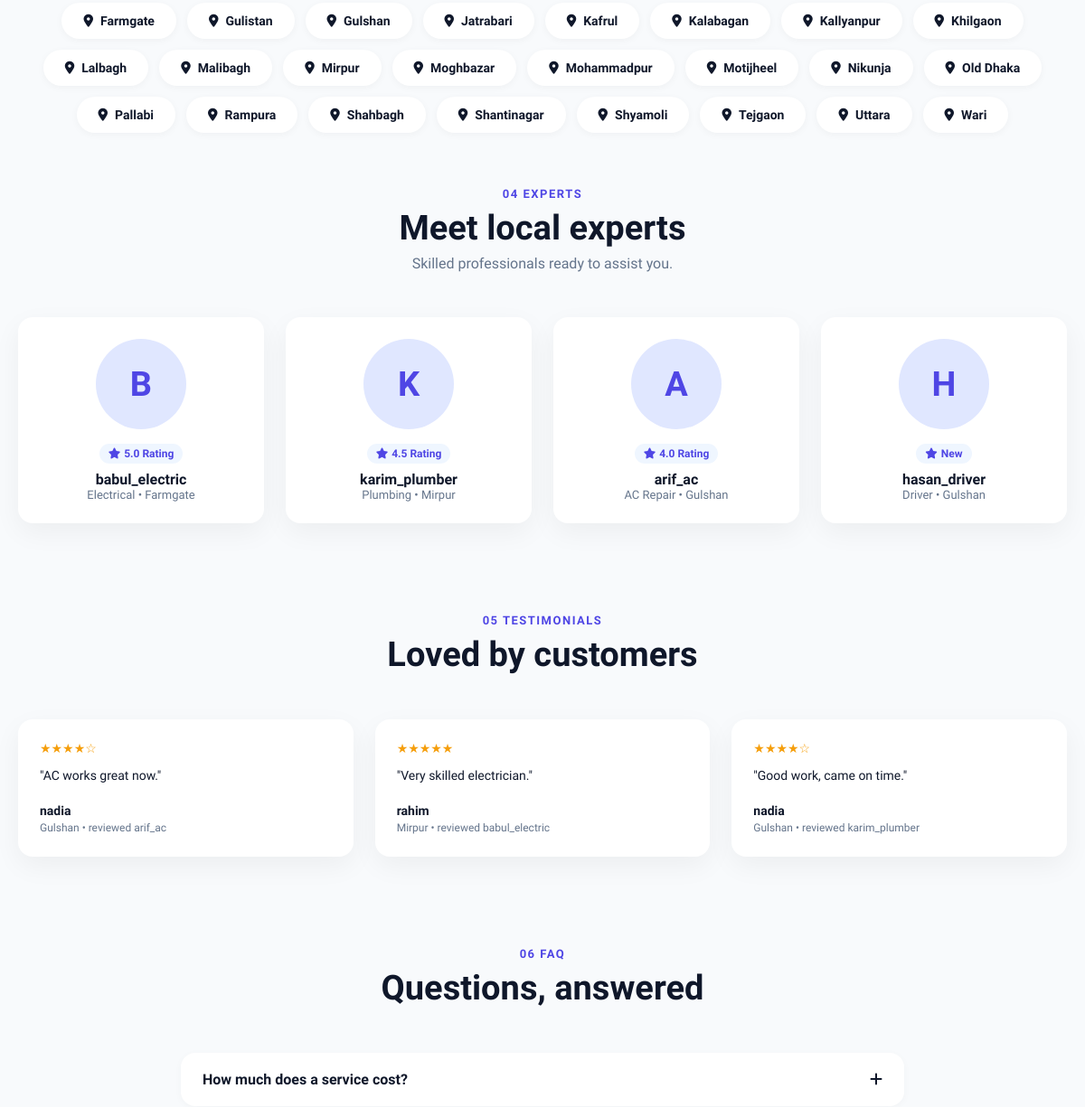
Before: / (middle part) with the older database file.
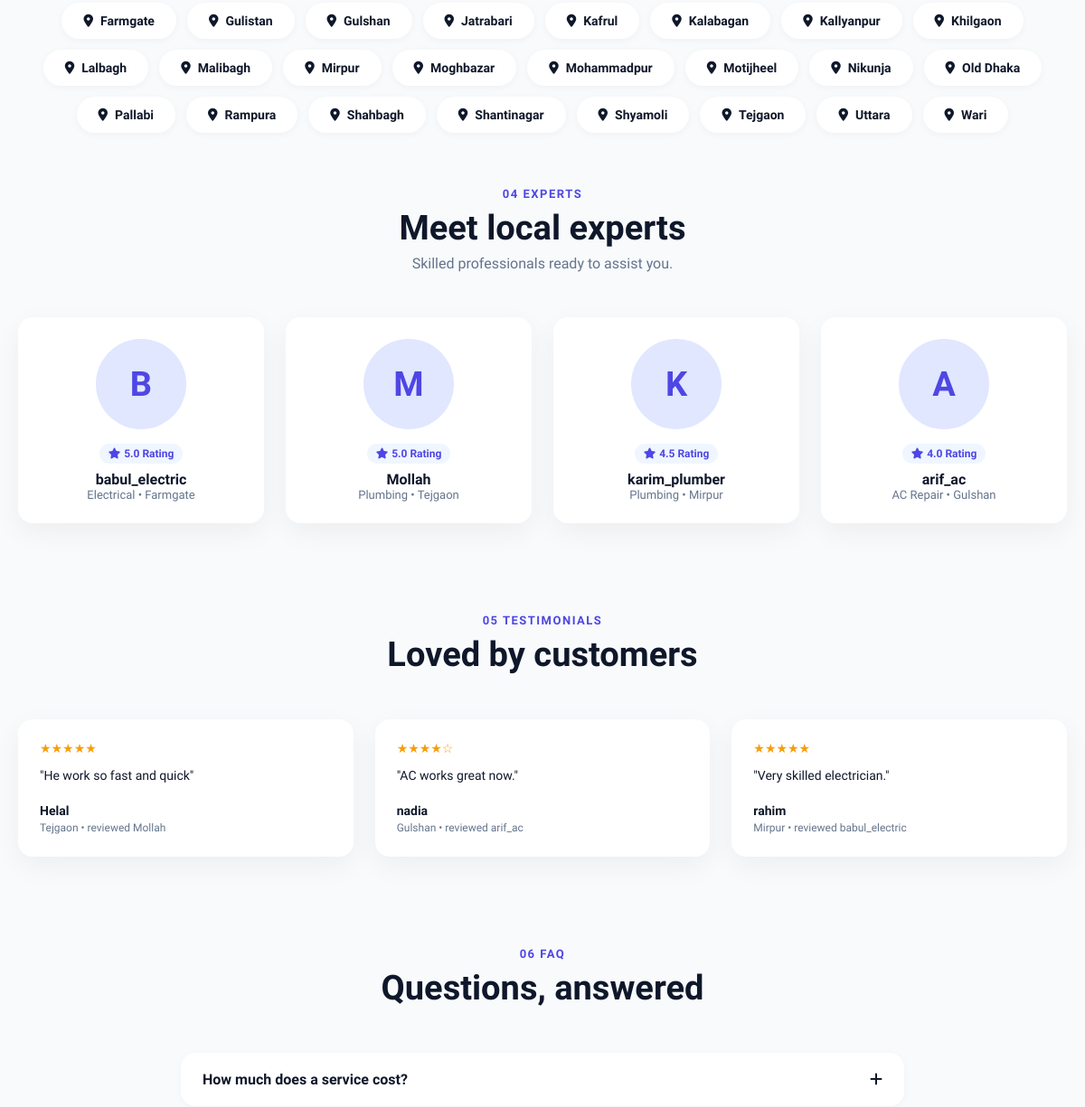
After: the same page with the newer database file.
### acc/models.py (models this page shows, shortened)
class Location(models.Model):
    name = models.CharField(max_length=100, unique=True)
    class Meta:
        ordering = ['name']

class Serviceman(models.Model):
    username = models.CharField(max_length=100, unique=True)
    email = models.EmailField(max_length=100, unique=True)
    password = models.CharField(max_length=128)          # stored hashed
    phone = models.CharField(max_length=15, validators=[phone_validator])
    service = models.ForeignKey(
        Service, on_delete=models.PROTECT, related_name='servicemen'
    )
    location = models.ForeignKey(
        Location, on_delete=models.PROTECT, related_name='servicemen'
    )
    address = models.CharField(max_length=255)
    experience = models.PositiveIntegerField(default=0)   # years
    bio = models.TextField(blank=True)

class Service(models.Model):
    name = models.CharField(max_length=100, unique=True)
    description = models.TextField(blank=True)
    icon = models.CharField(max_length=50, default='screwdriver-wrench')
    image_url = models.URLField(blank=True)
    class Meta:
        ordering = ['name']

class User(models.Model):
    username = models.CharField(max_length=100, unique=True)
    email = models.EmailField(max_length=100, unique=True)
    password = models.CharField(max_length=128)          # stored hashed
    phone = models.CharField(max_length=15, validators=[phone_validator])
    location = models.ForeignKey(
        Location, on_delete=models.PROTECT, related_name='customers'
    )
    address = models.CharField(max_length=255)

### reviews/models.py (models this page shows, shortened)
class Review(models.Model):
    RATING_CHOICES = [
        (5, '5 - Excellent'),
        (4, '4 - Good'),
        (3, '3 - Okay'),
        (2, '2 - Poor'),
        (1, '1 - Terrible'),
    ]
    booking = models.OneToOneField(
        'acc.Booking', on_delete=models.CASCADE, related_name='review'
    )
    customer = models.ForeignKey(
        'acc.User', on_delete=models.CASCADE, related_name='reviews'
    )
    serviceman = models.ForeignKey(
        'acc.Serviceman', on_delete=models.CASCADE, related_name='reviews'
    )
    rating = models.PositiveSmallIntegerField(
        choices=RATING_CHOICES,
        validators=[MinValueValidator(1), MaxValueValidator(5)]
    )
    comment = models.TextField(blank=True)
    created_at = models.DateTimeField(auto_now_add=True)
    class Meta:
        ordering = ['-created_at']
    def stars(self):
        return '★' * self.rating + '☆' * (5 - self.rating)

### Servicify/views.py (the view)
# urls.py: path('', views.home, name='home'),
def home(request):
    customer = User.objects.filter(
        id=request.session.get('customer_id')
    ).first()
    top_providers = Serviceman.objects.select_related(
        'service', 'location'
    ).annotate(
        avg_rating=Avg('reviews__rating'),
        review_count=Count('reviews'),
    ).order_by('-avg_rating', '-review_count')[:4]
    return render(request, 'Home.html', {
        'services': Service.objects.all(),
        'popular_services': Service.objects.exclude(image_url='')[:5],
        'locations': Location.objects.all(),
        'top_providers': top_providers,
        'latest_reviews': Review.objects.select_related(
            'customer', 'customer__location'
        )[:3],
        'my_location_id': customer.location_id if customer else None,
    })

### templates/Home.html (shortened to what this page needs)
<!DOCTYPE html>
<html lang="en">
<head>
    <link rel="stylesheet" href="https://cdnjs.cloudflare.com/ajax/libs/font-awesome/6.4.0/css/all.min.css">
</head>
<body>
    <div class="container">
        <div class="categories-pills" style="margin-top: 0;">
            {% for l in locations %}
                <a href="{% url 'provider_list' %}?location={{ l.id }}" class="pill"><i class="fa-solid fa-location-dot"></i> {{ l.name }}</a>
            {% endfor %}
        </div>
        <div class="section-header">
            <span class="section-subtitle">04 EXPERTS</span>
            <h2 class="section-title">Meet local experts</h2>
            <p style="color: var(--muted-text); margin-top: 8px;">Skilled professionals ready to assist you.</p>
        </div>
        <div class="experts-grid">
            {% for p in top_providers %}
                <a href="{% url 'provider_profile' p.id %}" class="expert-card">
                    <div class="expert-avatar initial">{{ p.username|first|upper }}</div>
                    <div class="expert-rating">
                        <i class="fa-solid fa-star"></i>
                        {% if p.avg_rating %}{{ p.avg_rating|floatformat:1 }} Rating{% else %}New{% endif %}
                    </div>
                    <h3>{{ p.username }}</h3>
                    <p>{{ p.service.name }} • {{ p.location.name }}</p>
                </a>
            {% empty %}
                <p style="grid-column: 1 / -1; text-align: center; color: var(--muted-text);">
                    No providers yet. <a href="{% url 'serviceman_signup' %}">Become the first one!</a>
                </p>
            {% endfor %}
        </div>
        {% if latest_reviews %}
        <div class="section-header" style="margin-top: 100px;">
            <span class="section-subtitle">05 TESTIMONIALS</span>
            <h2 class="section-title">Loved by customers</h2>
        </div>
        <div class="testimonials-grid">
            {% for r in latest_reviews %}
            <div class="testimonial-card">
                <div class="stars">{{ r.stars }}</div>
                <p>"{% if r.comment %}{{ r.comment }}{% else %}Great service!{% endif %}"</p>
                <div class="user-info">
                    <div>
                        <h5>{{ r.customer.username }}</h5>
                        <span>{{ r.customer.location.name }} • reviewed {{ r.serviceman.username }}</span>
                    </div>
                </div>
            </div>
            {% endfor %}
        </div>
        {% endif %}
        <div class="section-header" style="margin-top: 100px;">
            <span class="section-subtitle">06 FAQ</span>
            <h2 class="section-title">Questions, answered</h2>
        </div>
        <div class="faq-list">
            <div class="faq-item">
                <span>How much does a service cost?</span>
                <i class="fa-solid fa-plus"></i>
            </div>
        </div>
    </div>
</body>
</html>

Changed rows visible on the page:
no longer on this page (row unchanged): Serviceman: username|first "H", shows "New", username "hasan_driver", service.name "Driver", location.name "Gulshan"
no longer on this page (row unchanged): Review: stars "★★★★☆", comment "Good work, came on time.", customer.username "nadia", customer.location.name "Gulshan", serviceman.username "karim_plumber"
added Serviceman: username|first "M", avg_rating "5.0", username "Mollah", service.name "Plumbing", location.name "Tejgaon"
added Review: stars "★★★★★", comment "He work so fast and quick", customer.username "Helal", customer.location.name "Tejgaon", serviceman.username "Mollah"
